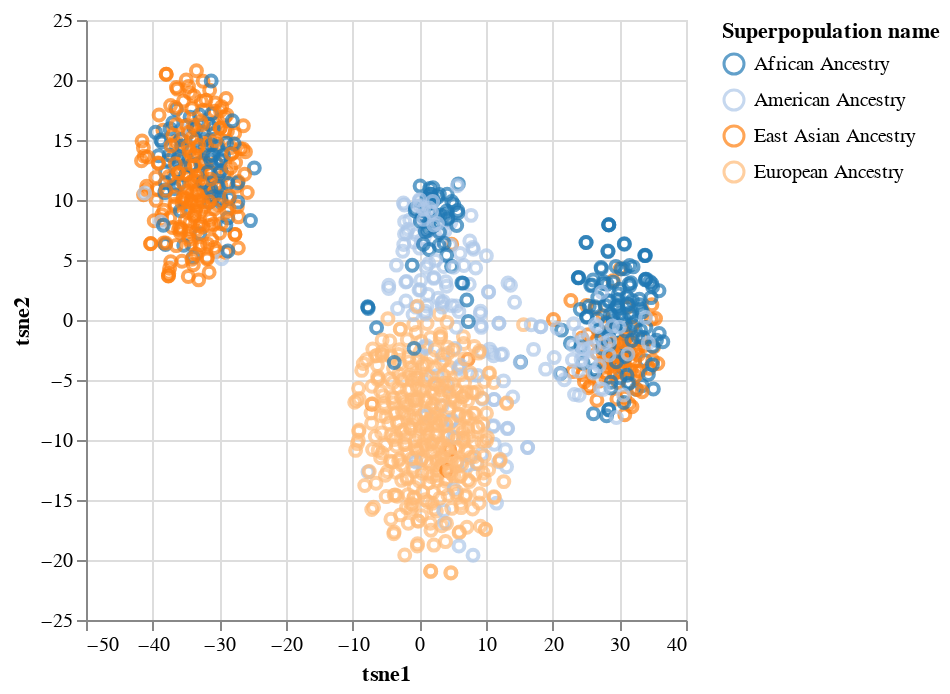

Here is the notebook cell this chart was saved with:
### Code cell
alt.Chart(df_plot).mark_point().encode(
    x='tsne1',
    y='tsne2',
    color=alt.Color('Superpopulation name', scale=alt.Scale(scheme='category20'))
)

### Figure 1 — Vega-Lite specification as saved in the notebook (floating-point values rounded to 4 significant figures; data arrays with more than 128 entries replaced by an {"elided": "..."} marker saying what was removed)
{"config": {"view": {"continuousWidth": 300, "continuousHeight": 300}}, "data": {"name": "data-22f0a7ce0c500a7123534c6277d00e47"}, "mark": {"type": "point"}, "encoding": {"color": {"field": "Superpopulation name", "scale": {"scheme": "category20"}, "type": "nominal"}, "x": {"field": "tsne1", "type": "quantitative"}, "y": {"field": "tsne2", "type": "quantitative"}}, "$schema": "https://vega.github.io/schema/vega-lite/v5.15.1.json", "datasets": {"data-22f0a7ce0c500a7123534c6277d00e47": {"elided": "1092 records"}}}
